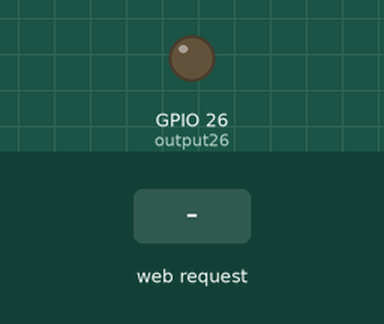
Bench run of a sketch on a simulated ESP32. Parts: output pins drawn as LEDs (lit = HIGH). The test bench sets the inputs (shaded band). WiFi joins after 1.5 s; servers stay silent unless stated; what the sketch prints to the serial monitor is not drawn.

Above: at 2.7 s.
2.8 s: HTTP request GET /stop received
At 3.7 s:
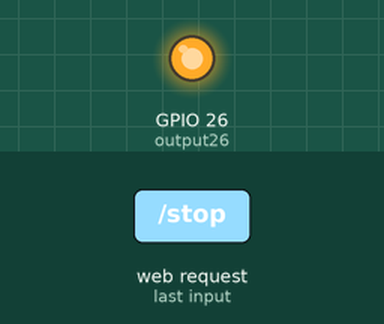
5.8 s: HTTP request GET /right received
At 7.2 s:
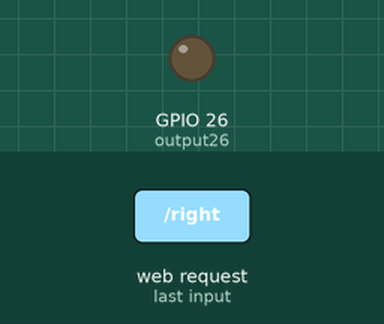
Timing chart, 0 to 8.8 s (numbered marks = the images above; inputs shaded):
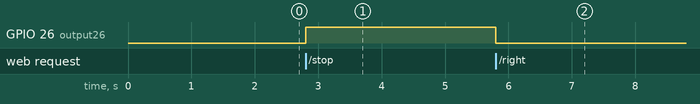

The sketch:

esp32_webserver_ai2.ino
```cpp
// Load Wi-Fi library
#include <WiFi.h>

#define RXD2 16
#define TXD2 17

// Replace with your network credentials
const char* ssid = "taikahkiang";
const char* password = "taikahkiang";

// Set web server port number to 80
WiFiServer server(80);

// Variable to store the HTTP request
String response, ip_address;

// Auxiliar variables to store the current output state
String output26State = "off";

// Assign output variables to GPIO pins
const int output26 = 26;

// Current time
unsigned long currentTime = millis();
// Previous time
unsigned long previousTime = 0;
// Define timeout time in milliseconds (example: 2000ms = 2s)
const long timeoutTime = 2000;
int wait30 = 3000; // time to reconnect when connection is lost.

// This is your Static IP
IPAddress local_IP(192, 168, 27, 189);
// Gateway IP address
IPAddress gateway(192, 168, 1, 1);
IPAddress subnet(255, 255, 0, 0);
IPAddress primaryDNS(8, 8, 8, 8);
IPAddress secondaryDNS(8, 8, 4, 4);

void setup() {
  Serial.begin(115200);
  Serial2.begin(9600, SERIAL_8N1, RXD2, TXD2);
  // Initialize the output variables as outputs
  pinMode(output26, OUTPUT);
  // Set outputs to LOW
  digitalWrite(output26, LOW);

//  //Configure Static IP
//  if(!WiFi.config(local_IP, gateway, subnet, primaryDNS, secondaryDNS))
//  {
//    Serial.println("Static IP failed to configure");
//  }

  // Connect to Wi-Fi network with SSID and password
  Serial.print("Connecting to ");
  Serial.println(ssid);
  WiFi.begin(ssid, password);
  while (WiFi.status() != WL_CONNECTED) {
    delay(500);
    Serial.print(".");
  }
  // Print local IP address and start web server
  Serial.println("");
  Serial.println("WiFi connected.");
  Serial.println("IP address: ");
  ip_address = WiFi.localIP().toString();
  Serial.println(ip_address);
  server.begin();
}

void loop() {

// If disconnected, try to reconnect every 30 seconds.
  if ((WiFi.status() != WL_CONNECTED) && (millis() > wait30)) {
    Serial.println("Trying to reconnect WiFi...");
    WiFi.disconnect();
    WiFi.begin(ssid, password);
    wait30 = millis() + 3000;
  }
  // Check if a client has connected..
  WiFiClient client = server.available();
  if (!client) {
    return;
  }

  Serial.print("New client: ");
  Serial.println(client.remoteIP());

  // Espera hasta que el cliente envíe datos.
  // while(!client.available()){ delay(1); }

  /////////////////////////////////////////////////////
  // Read the information sent by the client.
  String req = client.readStringUntil('\r');
  Serial.println(req);

  // Make the client's request.
  if(req.indexOf("status") != -1)
  {
    response = "WiFi Connected: " + ip_address;
  }
  if(req.indexOf("stop") != -1)
  {
    digitalWrite(output26, HIGH);
    response = "STOP";
    Serial2.write(0x0000);
  }
  if(req.indexOf("right") != -1)
  {
    digitalWrite(output26, LOW);
    response = "RIGHT";
    Serial2.write(0b0001);
  }
  if(req.indexOf("left") != -1)
  {
    digitalWrite(output26, HIGH);
    response = "LEFT";
    Serial2.write(0b0010);
  }
  if(req.indexOf("forward") != -1)
  {
    digitalWrite(output26, LOW);
    response = "FORWARD";
    Serial2.write(0b0011);
  }
  if(req.indexOf("backward") != -1)
  {
    digitalWrite(output26, HIGH);
    response = "BACKWARD";
    Serial2.write(0b0100);
  }
   if(req.indexOf("slide-left") != -1)
  {
    digitalWrite(output26, HIGH);
    response = "SLIDE-LEFT";
    Serial2.write(0b0101);
  }
   if(req.indexOf("slide-right") != -1)
  {
    digitalWrite(output26, HIGH);
    response = "SLIDE_RIGHT";
    Serial2.write(0b0110);
  }
    if(req.indexOf("end") != -1)
  {
    digitalWrite(output26, HIGH);
    response = "END";
    Serial2.write(0b0111);
  }
     if(req.indexOf("auto-start") != -1)
  {
    digitalWrite(output26, HIGH);
    response = "AUTO-START";
    Serial2.write(0b1000);
  }
       if(req.indexOf("auto-end") != -1)
  {
    digitalWrite(output26, HIGH);
    response = "AUTO-END";
    Serial2.write(0b1001);
  }
  /*
       if (req.indexOf("on12") != -1) {digitalWrite(LED12, HIGH); estado = "LED12 ON";}
       if (req.indexOf("off12") != -1){digitalWrite(LED12, LOW); estado = "LED12 OFF";}
       if (req.indexOf("on14") != -1) {digitalWrite(LED14, HIGH); estado = "LED14 ON";}
       if (req.indexOf("off14") != -1){digitalWrite(LED14, LOW); estado = "LED14 OFF";}
       if (req.indexOf("consulta") != -1){
           estado ="";
           if (digitalRead(LED12) == HIGH) {estado = "LED12 ON,";} else {estado = "LED12 OFF,";}
           if (digitalRead(LED14) == HIGH) {estado = estado + "LED14 ON";} else {estado = estado + "LED14 OFF";}
           }*/


  client.println("HTTP/1.1 200 OK");
  client.println("Content-Type: text/html");
  client.println("");
  client.println(response); //  Return status.

  client.flush();
  client.stop();
  Serial.println("Client disconnected.");
}
```

Measured:
- after the input at 2.8 s, GPIO 26 (output26): LOW → HIGH at once
- after the input at 5.8 s, GPIO 26 (output26): HIGH → LOW at once
